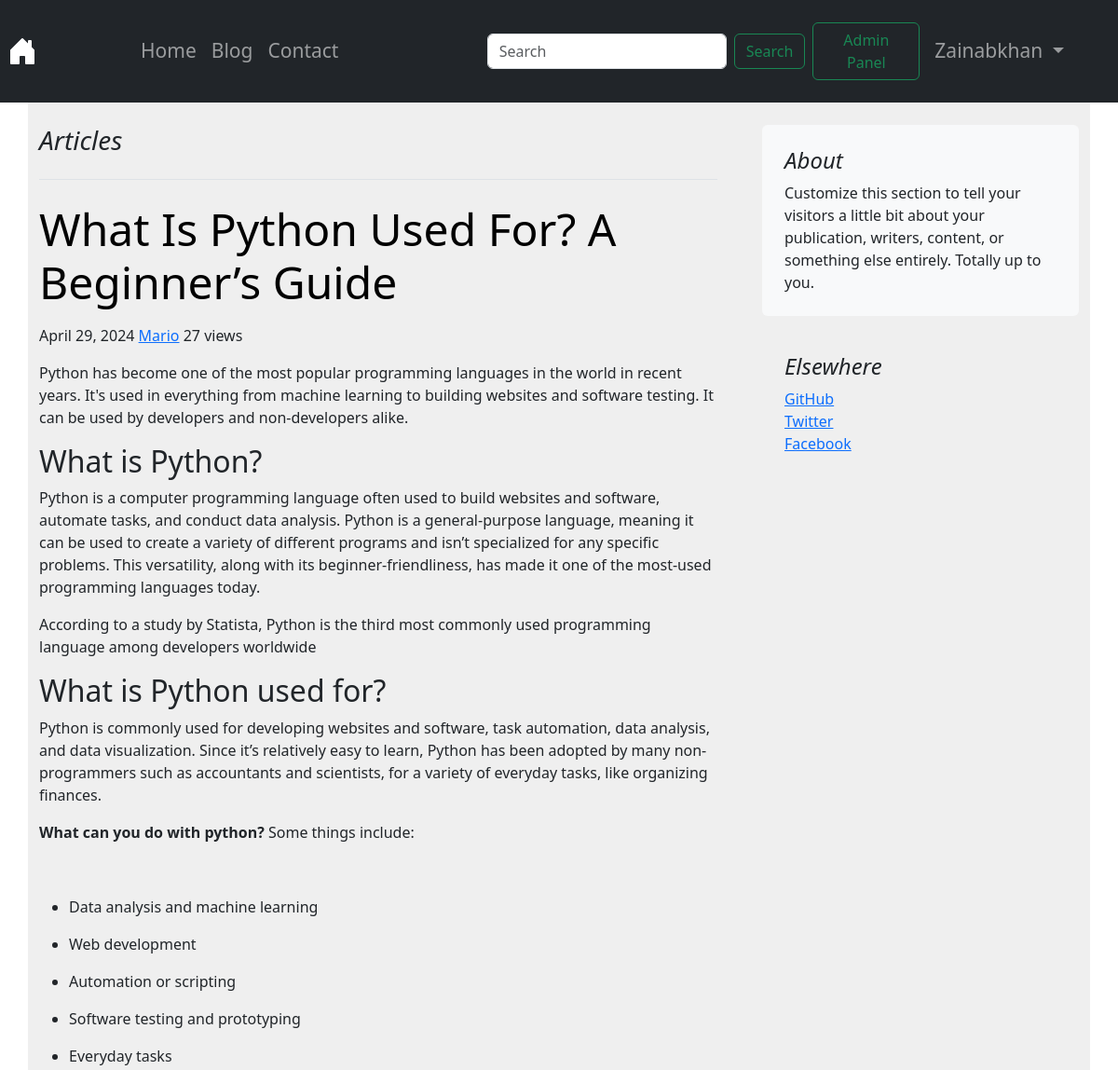
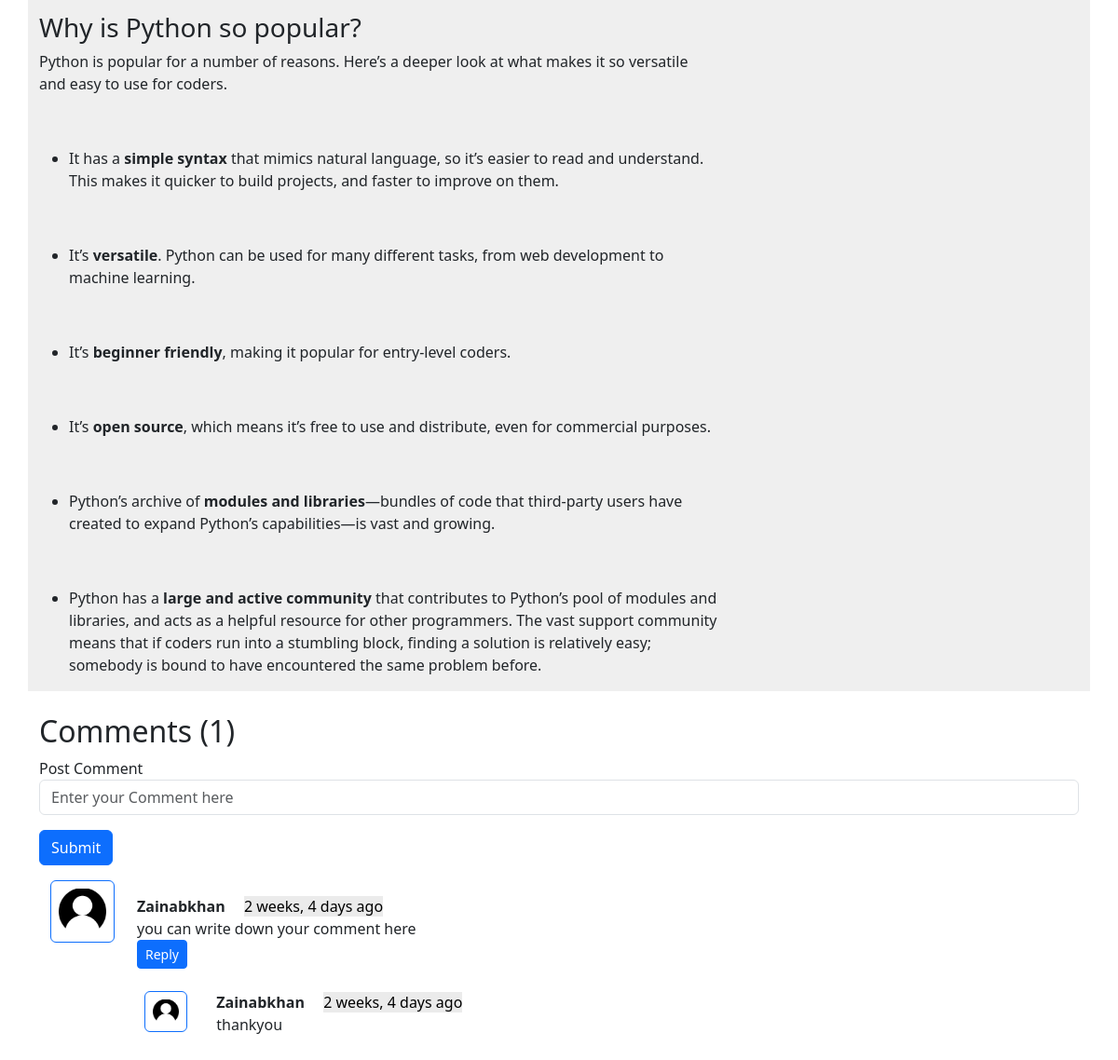
The page /blog/python.com (signed in) on the database its author committed (2 pictures, top to bottom).
### blog/models.py (models this page shows, shortened)
class Post(models.Model):
    sno=models.AutoField(primary_key=True)
    author=models.CharField(max_length=25)
    title=models.CharField(max_length=225)
    views=models.IntegerField(default=0)
    content=HTMLField()
    slug=models.CharField(max_length=300)
    datetime=models.DateField( blank=True)

class BlogComment(models.Model):
    sno=models.AutoField(primary_key=True)
    comment=models.TextField()
    user=models.ForeignKey(User,on_delete=models.CASCADE)
    post=models.ForeignKey(Post,on_delete=models.CASCADE)
    parent=models.ForeignKey('self',on_delete=models.CASCADE,null=True)
    timestamp=models.DateTimeField(default=now)

### blog/views.py (the view)
# urls.py: path('<str:slug>', views.BlogPost,name="BlogPost"),
def BlogPost(request,slug):
    post=Post.objects.filter(slug=slug).first()
    post.views=post.views + 1
    post.save()
    comments=BlogComment.objects.filter(post=post,parent=None)
    replies=BlogComment.objects.filter(post=post).exclude(parent=None)
    replyDict={}
    for reply in replies:
     if reply.parent.sno not in replyDict.keys():
        replyDict[reply.parent.sno]=[reply]
     else:
        replyDict[reply.parent.sno].append(reply)
    context={"post":post, "comments":comments,"user":request.user,"replyDict":replyDict}
    return render(request,"blog/blogpost.html",context)

### blog/templatetags/extras.py (called while the page is built)
@register.filter(name="get_val")
def get_val(dict,key):
    return dict.get(key)

### templates/blog/blogpost.html (shortened to what this page needs)
{% extends "basic.html" %}
{% load static %}
{% block body %}
{% load humanize %}
{% load extras %}
<div class="container my-4">
  <div class="row g-5">
    <div class="col-md-8">
      <h3 class="pb-4 mb-4 fst-italic border-bottom">
        Articles
      </h3>
      <article class="blog-post">
        <h2 class="display-5 link-body-emphasis mb-1">{{post.title}}</h2>
        <p class="blog-post-meta my-3">{{post.datetime}} <a href="#">{{post.author}}</a> <span>{{post.views}} views</span></p>
        <p>{{post.content|safe}}</p>
      </article>
    </div>
    <div class="col-md-4">
      <div class="position-sticky" style="top: 2rem;">
        <div class="p-4 mb-3 bg-body-tertiary rounded">
          <h4 class="fst-italic">About</h4>
          <p class="mb-0">Customize this section to tell your visitors a little bit about your publication, writers,
            content, or something else entirely. Totally up to you.</p>
        </div>
        <div class="p-4">
          <h4 class="fst-italic">Elsewhere</h4>
          <ol class="list-unstyled">
            <li><a href="#">GitHub</a></li>
            <li><a href="#">Twitter</a></li>
            <li><a href="#">Facebook</a></li>
          </ol>
        </div>
      </div>
    </div>
  </div>
</div>
<div class="container">
  <h2>Comments ({{comments.count}})</h2>
  {% if user.is_authenticated %}
  <form action="/blog/postComment" method="post">
    <div class="mb-3">
      <label for="exampleInputEmail1">Post Comment </label>
      <input type="text" name="comment" class="form-control" placeholder="Enter your Comment here">
    </div>
    <button type="submit" class="btn btn-primary">Submit</button>
  </form>
  {% else %}
  <p class="para">Please login to post a comment.</p>
  {% endif %}
  {% for comment in comments %}
  <div class="row my-3 mx-0">
    <div class="col-md-1">
      <img class="w-100 rounded border border-primary mx-auto d-block p-2" src="/static/blog/images/user.png" alt="" srcset="">
    </div>
    <div class="col-md-11 my-3"><b>{{comment.user.username}} </b>
      <span class=" bg-secondary text-black mx-3 ">{{comment.timestamp| naturaltime}}</span>
      <div>{{comment.comment}}</div>
      <div class="reply mx-0">
        {% if user.is_authenticated %}
        <button class="btn btn-sm btn-primary" type="button" data-bs-toggle="collapse"
          data-bs-target="#replyBox{{comment.sno}}" aria-expanded="false" aria-controls="replyBox{{comment.sno}}">
          Reply
        </button>
        {% else %}
        <button class="btn btn-sm btn-primary" type="button" data-bs-toggle="collapse"
          data-bs-target="#replyBox{{comment.sno}}" aria-expanded="false" aria-controls="replyBox{{comment.sno}}">
          Login to Reply
        </button>
        {% endif %}
        <div class="my-2 replies ">
          {% for reply in replyDict|get_val:comment.sno %}
          <div class="row my-2">
            <div class="col-md-1 ">
              <img class="w-75 my-3 rounded border border-primary mx-auto d-block p-2" src="/static/blog/images/user.png" alt=""
                srcset="">
            </div>
            <div class="col-md-11">
              <div class="col-md-11 my-3"><b>{{comment.user.username}} </b>
                <span class=" bg-secondary text-black mx-3 ">{{comment.timestamp| naturaltime}}</span>
                <div>{{reply.comment}}</div>
              </div>
              <br>
            </div>
          </div>
          {% endfor %}
        </div>
      </div>
    </div>
  </div>
  {% endfor %}
</div>
{% endblock body %}

### templates/basic.html (shortened to what this page needs)
<!doctype html>
<html lang="en">
<head>
  <link href="https://cdn.jsdelivr.net/npm/bootstrap@5.3.3/dist/css/bootstrap.min.css" rel="stylesheet"
>
</head>
<body>
  <nav class="navbar navbar-expand-lg navbar-dark bg-dark py-4">
    <div class="container-fluid">
      <a class="navbar-brand mx-2" href="/"></a>
      <div class="collapse navbar-collapse mx-3" id="navbarSupportedContent">
        <ul class="navbar-nav me-auto mb-2 mb-lg-0">
          <li class="nav-item">
            <a class="nav-link  {% block homeactive %} {% endblock homeactive %} " href="/">Home</a>
          </li>
          <li class="nav-item ">
            <a class="nav-link {% block blogactive %} {% endblock blogactive %}" href="/blog">Blog</a>
          </li>
          <li class="nav-item">
            <a class="nav-link  {% block contactactive %} {% endblock contactactive %} " href="/contact">Contact</a>
          </li>
        </ul>
        <form method="get" action="/search" class="d-flex mx-3" role="search">
          <input class="form-control me-2" type="search" placeholder="Search" aria-label="Search" name="query"
            id="query">
          <button class="btn btn-outline-success " type="submit">Search</button>
        </form>
        <a href="/admin" class="btn btn-outline-success mx-2 my-sm-0 admin" role="button" target="_blank">Admin Panel</a>
        {% if user.is_authenticated %}
        <ul class="navbar-nav mr-2 ">
        <li class="nav-item dropdown">
          <a class="nav-link dropdown-toggle" href="#" role="button" data-bs-toggle="dropdown" aria-expanded="false">
             {{request.user}}
          </a>
          </div>
      {% endif %}
      </div>
  </nav>
  {% block body %}
  {% endblock body %}
</body>
</html>

### templates/basic.html (style rules this page uses)
.mx-2 { width: 115px; margin-right: 5.5rem !important; margin-left: -0.5rem !important; }
.mr-2 { margin-left: 12px; margin-right: 22px; }
.navbar-nav { margin-left: -80px; font-size: 21px; }

### templates/blog/blogpost.html (style rules this page uses)
.my-4 { background-color: #efefef }
.bg-secondary { --bs-bg-opacity: 1; background-color: rgb(235 235 235) !important; }

### rows shown on the page
Post: title "What Is Python Used For? A Beginner’s Guide", datetime "April 29, 2024", author "Mario", views "27", content "Python has become one of the most popular programming languages in the world in recent years. It's used in everything from machine learning to building websites and software testing. It can be used by developers and non-developers alike. What is Python? Python is a computer programming language often used to build websites and software, automate tasks, and conduct data analysis. Python is a general-purpose language, meaning it can be used to create a variety of different programs and isn’t specialized for any specific problems. This versatility, along with its beginner-friendliness, has made it one of the most-used programming languages today. According to a study by Statista, Python is the…"
BlogComment: user.username "Zainabkhan", timestamp "2 weeks, 4 days ago", comment "you can write down your comment here"
BlogComment: comment "thankyou"

### other values the page prints
{{ request.user }} "Zainabkhan"
{{ comments.count }} "1"
